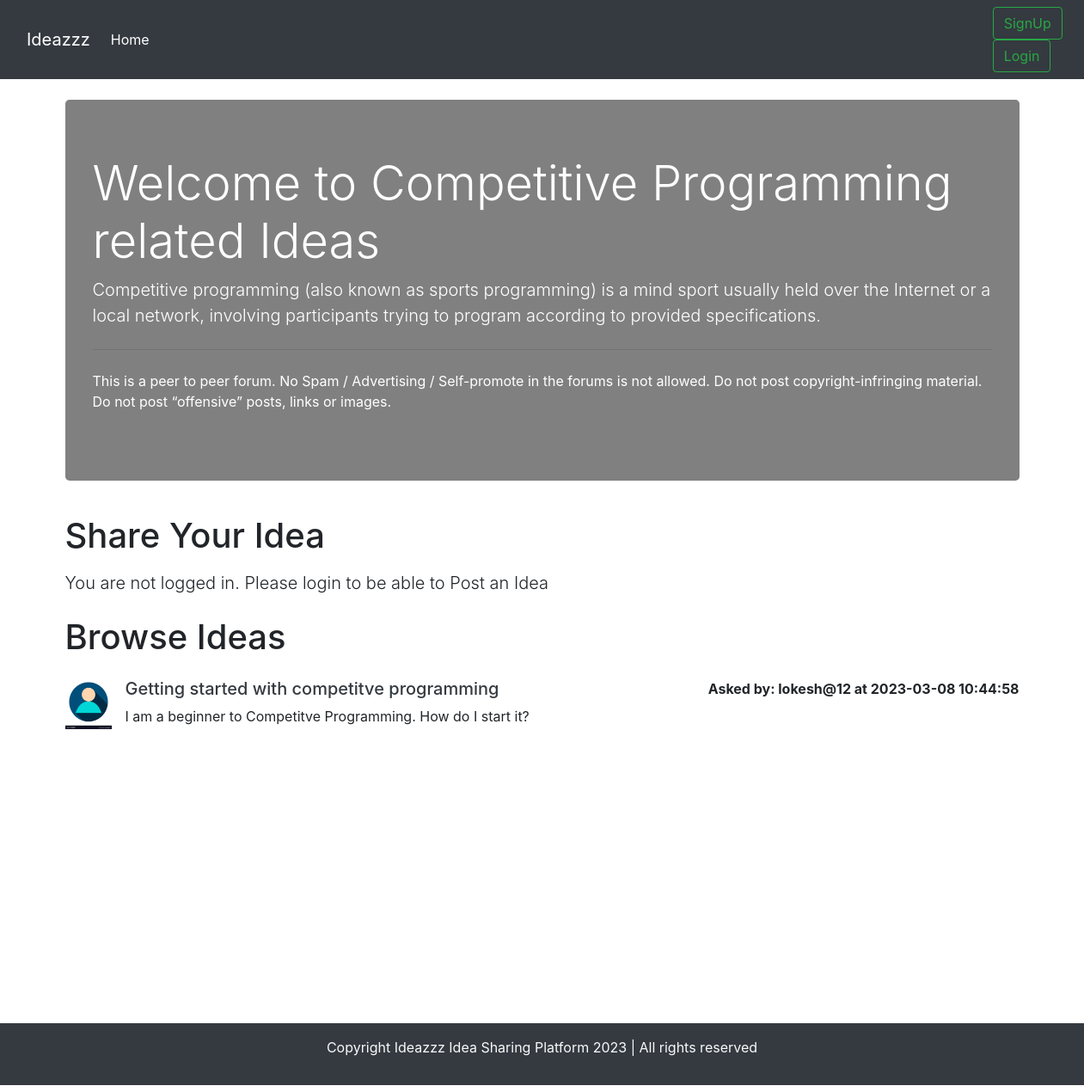
The app's page /threadlist.php?catid=1 with its own data.
### tables this page shows
CREATE TABLE `categories` (
  `category_id` int(8) NOT NULL,
  `category_name` varchar(255) NOT NULL,
  `category_description` text NOT NULL,
  `creation_time` datetime NOT NULL DEFAULT current_timestamp()
);

CREATE TABLE `threads` (
  `thread_id` int(11) NOT NULL,
  `thread_title` varchar(255) NOT NULL,
  `thread_desc` text NOT NULL,
  `thread_cat_id` int(7) NOT NULL,
  `thread_user_id` int(7) NOT NULL,
  `timestamp` datetime NOT NULL DEFAULT current_timestamp()
);

CREATE TABLE `users` (
  `sno` int(8) NOT NULL,
  `user_email` varchar(30) NOT NULL,
  `user_pass` varchar(255) NOT NULL,
  `timestamp` datetime NOT NULL DEFAULT current_timestamp()
);

### threadlist.php (the view, shortened to what this page needs)
<!doctype html>
<html lang="en">
<head>
    <link rel="stylesheet" href="https://stackpath.bootstrapcdn.com/bootstrap/4.5.0/css/bootstrap.min.css"
>
</head>
<body>
    <?php include 'partials/_dbconnect.php';?>
    <?php include 'partials/_header.php';?>
    <?php
    $id = $_GET['catid'];
    $sql = "SELECT * FROM `categories` WHERE category_id=$id";
    $result = mysqli_query($conn, $sql);
    while($row = mysqli_fetch_assoc($result)){
        $catname = $row['category_name'];
        $catdesc = $row['category_description'];
    }
    ?>
    <div class="container my-4">
        <div class="jumbotron" style="background-color:grey">
            <h1 class=" display-4" style="color:white">Welcome to <?php echo $catname;?> related Ideas</h1>
            <p class="lead" style="color:white"> <?php echo $catdesc;?></p>
            <hr class="my-4">
            <p style="color:white">This is a peer to peer forum. No Spam / Advertising / Self-promote in the forums is
                not allowed. Do
                not
                post copyright-infringing material. Do not post “offensive” posts, links or images.</p>
        </div>
    </div>
    <?php
    if(isset($_SESSION['loggedin']) && $_SESSION['loggedin']==true){
    echo '<div class="container">
            <h1 class="py-2">Start a Discussion</h1>
            <form action="'. $_SERVER["REQUEST_URI"] . '" method="post">
                <div class="form-group">
                    <label for="exampleInputEmail1" style="font-size:30px">Topic Title</label>
                    <input type="text" class="form-control" id="title" name="title" aria-describedby="emailHelp">
                    <small id="emailHelp" class="form-text text-muted" >Keep your title as short and crisp as
                        possible</small>
                </div>
                <input type="hidden" name="sno" value="'. $_SESSION["sno"]. '">
                <div class="form-group">
                    <label for="exampleFormControlTextarea1" style="font-size:30px">Ellaborate Your Idea</label>
                    <textarea class="form-control" id="desc" name="desc" rows="3"></textarea>
                </div>
                <button type="submit" class="btn btn-success">Submit</button>
            </form>
        </div>';
    }
    else{
        echo '
        <div class="container">
        <h1 class="py-2">Share Your Idea</h1>
           <p class="lead">You are not logged in. Please login to be able to Post an Idea</p>
        </div>
        ';
    }
    ?>
    <div class=" container mb-5" id="ques">
        <h1 class="py-2">Browse Ideas</h1>
        <?php
    $id = $_GET['catid'];
    $sql = "SELECT * FROM `threads` WHERE thread_cat_id=$id";
    $result = mysqli_query($conn, $sql);
    while($row = mysqli_fetch_assoc($result)){
        $id = $row['thread_id'];
        $title = $row['thread_title'];
        $desc = $row['thread_desc'];
        $thread_time = $row['timestamp'];
        $thread_user_id = $row['thread_user_id'];
        $sql2 = "SELECT user_email FROM `users` WHERE sno='$thread_user_id'";
        $result2 = mysqli_query($conn, $sql2);
        $row2 = mysqli_fetch_assoc($result2);
        echo '<div class="media my-3">
            <img src="images/userdefault.png" width="54px" class="mr-3" alt="...">
            <div class="media-body">'.
             '<h5 class="mt-0"> <a class="text-dark" href="thread.php?threadid=' . $id. '">'. $title . ' </a></h5>
                '. $desc . ' </div>'.'<div class="font-weight-bold my-0"> Asked by: '. $row2['user_email'] . ' at '. $thread_time. '</div>'.
        '</div>';
        }
    ?>
    </div>
    <?php include 'partials/_footer.php';?>
</body>
</html>

### threadlist.php (style rules this page uses)
#ques { min-height: 433px; }

### records on screen
categories: category_name "Competitive Programming", category_description "Competitive programming (also known as sports programming) is a mind sport usually held over the Internet or a local network, involving participants trying to program according to provided specifications."
threads: thread_title "Getting started with competitve programming", thread_desc "I am a beginner to Competitve Programming. How do I start it?", users.user_email "lokesh@12", timestamp "2023-03-08 10:44:58"
